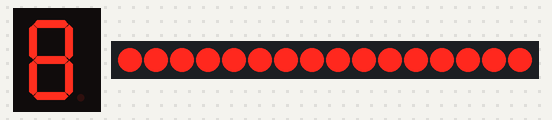
The sketch below on a simulated Arduino Uno, built with avr-gcc and run on an emulated ATmega328P. On the bench: 1-digit seven-segment display, 16 shift-register outputs drawn as a row of LEDs (first output left, lit = HIGH). Wiring (inferred from the names in the program): 2 × shift register (74HC595): data pin 11; shift clock pin 13; latch pin 8; 1-digit 7-segment display, segments lit when HIGH: segments pin 2, pin 3, pin 4, pin 5, pin 6, pin 7, pin 9. Wiring (inferred from the signals the program sends): row of LEDs: on Q0, Q1, Q2, Q3, Q4, Q5, Q6, Q7, Q8, Q9, Q10, Q11, Q12, Q13, Q14, Q15. The segment pins are drawn as the display they are named for; what the sketch prints to the serial monitor is not drawn.

Above: at 1.1 s.

The sketch:

counter_code_new.ino.ino
```cpp
/*

  Days Countdown
  Daniel Andrade _ www.danielandrade.net
  2017

  Code To Display Countdown to a specific date

*/

#include <math.h>

// Serial2Parallel Pins
const uint8_t latchPin   = 8;
const uint8_t dataPin   = 11;
const uint8_t clockPin  = 13;

const uint8_t segPins[7] = {2, 3, 4, 5, 6, 7, 9};

const uint8_t zero[7]   = {1, 1, 1, 1, 1, 1, 0};
const uint8_t one[7]    = {0, 1, 1, 0, 0, 0, 0};
const uint8_t two[7]    = {1, 1, 0, 1, 1, 0, 1};
const uint8_t three[7]  = {1, 1, 1, 1, 0, 0, 1};
const uint8_t four[7]   = {0, 1, 1, 0, 0, 1, 1};
const uint8_t five[7]   = {1, 0, 1, 1, 0, 1, 1};
const uint8_t six[7]    = {1, 0, 1, 1, 1, 1, 1};
const uint8_t seven[7]  = {1, 1, 1, 0, 0, 0, 0};
const uint8_t eight[7]  = {1, 1, 1, 1, 1, 1, 1};
const uint8_t nine[7]   = {1, 1, 1, 1, 0, 1, 1};

uint8_t dayBuffer[3] ;
uint8_t hourBuffer[2] ;
uint8_t minuteBuffer[2] ;
uint8_t secondBuffer[2] ;

// Final date of the countdown in seconds from https://www.epochconverter.com/
const uint32_t final_date = 1517486400;

void lightLeds (int second, int first) {
  digitalWrite (latchPin, LOW);
  shiftOut (dataPin, clockPin, LSBFIRST, first);
  shiftOut (dataPin, clockPin, LSBFIRST, second);
  digitalWrite (latchPin, HIGH);
 // delay (1);
}

void displayNumber(int num)
{
    switch (num) { // normal int
    case 1:
      SetONE();
      break;

    case 2:
      SetTWO();
      break;

    case 3:
      SetTHREE();
      break;
    case 4:
      SetFOUR();
      break;

    case 5:
      SetFIVE();
      break;

    case 6:
      SetSIX();
      break;

    case 7:
      SetSEVEN();
      break;

    case 8:
      SetEIGHTH();
      break;

    case 9:
      SetNINE();
      break;

    case 0:
      SetZERO();
      break;

    default:
      SetOFF();
      break;
  }
  delay(1);
  SetOFF();
}

void SetOFF()
{
  for (int i = 0; i < 7; i++)
  {
    digitalWrite(segPins[i], LOW);
  }
}

void SetZERO()
{
  for (int i = 0; i < 7; i++)
  {
    digitalWrite(segPins[i], zero[i]);
  }
}

void SetONE()
{
  for (int i = 0; i < 7; i++)
  {
    digitalWrite(segPins[i], one[i]);
  }
}

void SetTWO()
{
  for (int i = 0; i < 7; i++)
  {
    digitalWrite(segPins[i], two[i]);
  }
}

void SetTHREE()
{
  for (int i = 0; i < 7; i++)
  {
    digitalWrite(segPins[i], three[i]);
  }
}

void SetFOUR()
{
  for (int i = 0; i < 7; i++)
  {
    digitalWrite(segPins[i], four[i]);
  }
}

void SetFIVE()
{
  for (int i = 0; i < 7; i++)
  {
    digitalWrite(segPins[i], five[i]);
  }
}

void SetSIX()
{
  for (int i = 0; i < 7; i++)
  {
    digitalWrite(segPins[i], six[i]);
  }
}

void SetSEVEN()
{
  for (int i = 0; i < 7; i++)
  {
    digitalWrite(segPins[i], seven[i]);
  }
}

void SetEIGHTH()
{
  for (int i = 0; i < 7; i++)
  {
    digitalWrite(segPins[i], eight[i]);
  }
}

void SetNINE()
{
  for (int i = 0; i < 7; i++)
  {
    digitalWrite(segPins[i], nine[i]);
  }
}


unsigned long lastTime = 0;
unsigned long UpdateDelay = 1000;

void setup() {
  pinMode (dataPin, OUTPUT);
  pinMode (clockPin, OUTPUT);
  pinMode (latchPin, OUTPUT);

  for (int i = 0; i <= 8; i++) {
    pinMode(segPins[i], OUTPUT);
  }
  Serial.begin(9600);
  Serial.println("System Starting");

  //INIT ALL OFF
  SetOFF();
  lightLeds (0b00000000, 0b00000000);
  delay(1000);
}


uint32_t current_epoch_time = 1493588851;

void loop() {

    if(millis() - lastTime >= UpdateDelay)
    {

        lastTime = millis();

        // DateTime now     = RTC.now();                  //get the current date-time
        // current_epoch_time   = (now.get());                //seconds

        uint32_t difference = final_date - current_epoch_time;

        uint32_t days     = floor(difference / 86400);
        uint32_t hours    = floor((difference - (days * 86400))/(3600));
        uint32_t minutes  = floor((difference - (days * 86400) - (hours * 3600))/60);
        uint32_t seconds  = floor(difference -  (days * 86400) - (hours * 3600) - (minutes * 60));

        // Split Numbers into array
        dayBuffer[2] = days % 10;
        dayBuffer[1] = (days / 10) % 10;
        dayBuffer[0] = (days / 100) % 10;

        hourBuffer[1] = hours % 10;
        hourBuffer[0] = (hours / 10) % 10;

        minuteBuffer[1] = minutes % 10;
        minuteBuffer[0] = (minutes / 10) % 10;

        secondBuffer[1] = seconds % 10;
        secondBuffer[0] = (seconds / 10) % 10;

        current_epoch_time++;

    }


    lightLeds (0b10000000, 0b00000000);
    displayNumber(dayBuffer[0]);

    lightLeds (0b01000000, 0b00000000);
    displayNumber(dayBuffer[1]);

    lightLeds (0b00100000, 0b00000000);
    displayNumber(dayBuffer[2]);


    lightLeds (0b00010000, 0b00000000);
    displayNumber(hourBuffer[0]);

    lightLeds (0b00001000, 0b00000000);
    displayNumber(hourBuffer[1]);


    lightLeds (0b00000100, 0b00000000);
    displayNumber(minuteBuffer[0]);

    lightLeds (0b00000010, 0b00000000);
    displayNumber(minuteBuffer[1]);


    lightLeds (0b00000001, 0b00000000);
    displayNumber(secondBuffer[0]);

    lightLeds (0b00000000, 0b11111111);
    displayNumber(secondBuffer[1]);


}
```
